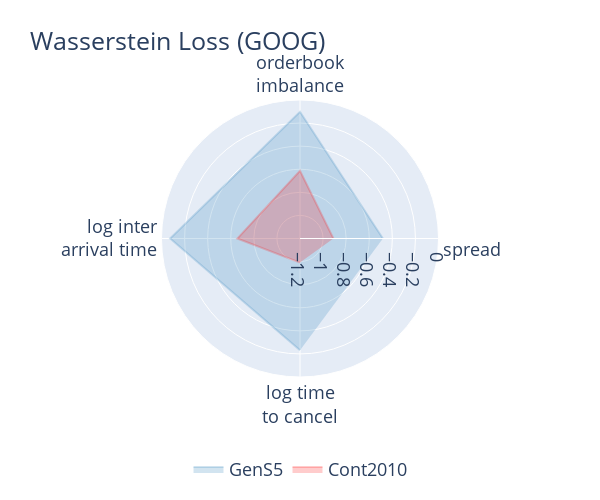

Notebook cell for this chart:
### Code cell
plotting.spider_plot(
    {
        "GenS5": scores,
        "Cont2010": scores_bench,
    },
    stock,
    "wasserstein",
    "Wasserstein Loss",
)

### Figure 1 — Plotly figure (JSON) as saved in the notebook; plotly's stock layout.template omitted (floating-point values rounded to 4 significant figures)
{"data": [{"fill": "toself", "fillcolor": "rgba(0.12156863, 0.46666667, 0.70588235, 0.2)", "line": {"color": "rgba(0.12156863, 0.46666667, 0.70588235, 0.2)"}, "mode": "lines", "name": "GenS5", "r": [-0.4816, -0.1016, -0.07455, -0.2312], "theta": ["<br>spread", "orderbook<br>imbalance", "log inter<br>arrival time", "log time<br>to cancel"], "type": "scatterpolar"}, {"fill": "toself", "fillcolor": "rgba(1.0, 0.59607843, 0.2, 0.2)", "line": {"color": "rgba(1.0, 0.59607843, 0.2, 0.2)"}, "mode": "lines", "name": "Cont2010", "r": [-0.9104, -0.6135, -0.6569, -0.9912], "theta": ["<br>spread", "orderbook<br>imbalance", "log inter<br>arrival time", "log time<br>to cancel"], "type": "scatterpolar"}], "layout": {"font": {"size": 18}, "height": 500, "legend": {"orientation": "h", "x": 0.5, "xanchor": "center", "y": -0.4, "yanchor": "bottom"}, "margin": {"b": 100, "l": 100, "r": 100, "t": 100}, "polar": {"radialaxis": {"dtick": 0.2, "range": [-1.2, 0], "visible": true}}, "showlegend": true, "title": {"text": "Wasserstein Loss (GOOG)"}, "width": 600}}
